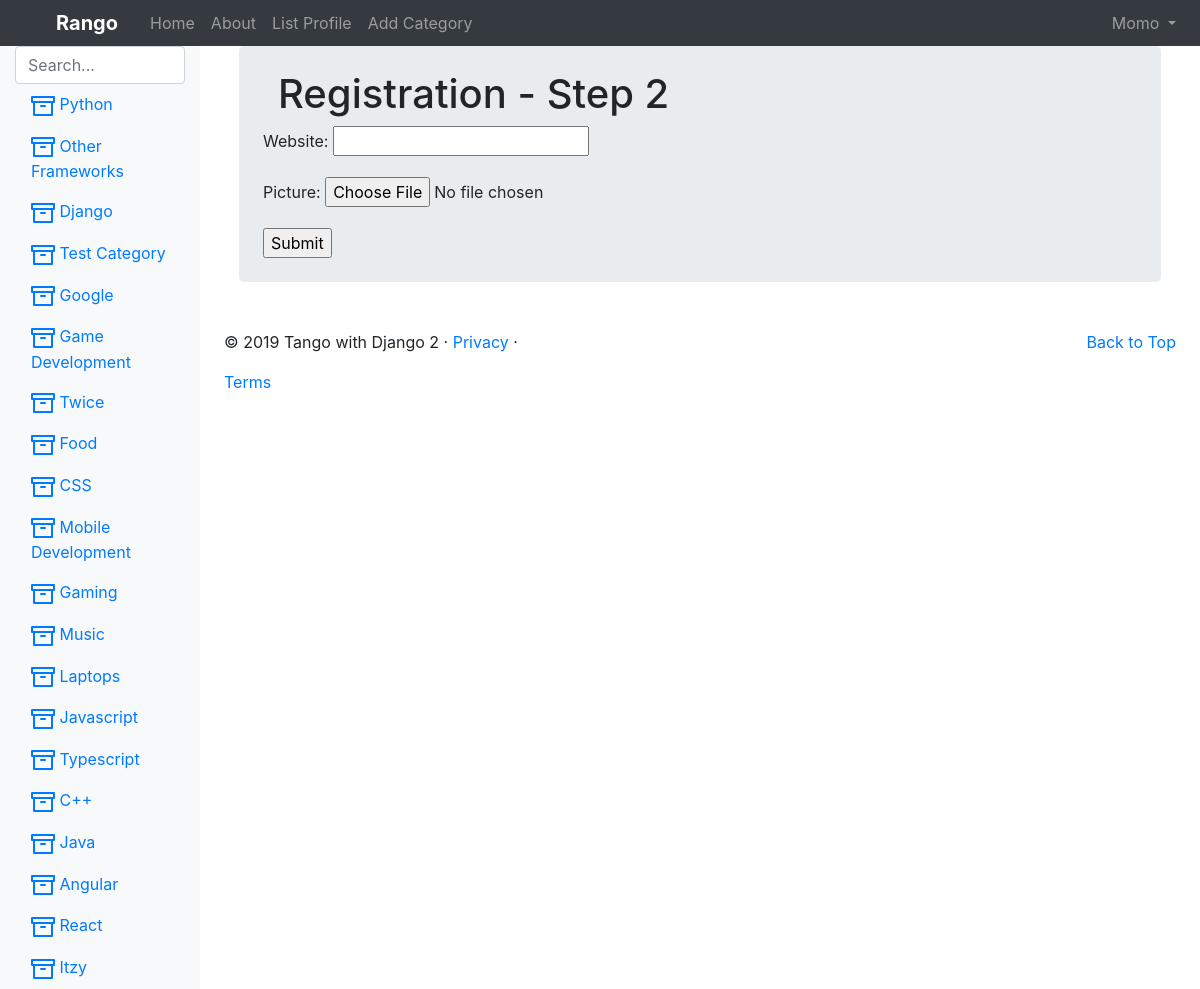
The app's page /rango/register_profile/ (signed in) with its own data.
### rango_app/models.py (models this page shows, shortened)
class Category(models.Model):
    name = models.CharField(max_length = 128, unique=True)
    views = models.IntegerField(default=0)
    likes = models.IntegerField(default=0)
    slug = models.SlugField(unique=True)

### rango_app/views.py (the view, shortened to what this page needs)
# urls.py: url('register_profile/', RegisterProfile.as_view(), name="register_profile"),
class RegisterProfile(View):
    @method_decorator(login_required)
    def get(self, request):
        form = UserProfileForm()
        context_dict = { 'form': form }
        return render(request, 'rango/profile_registration.html', context_dict)

### rango_app/forms.py (shortened to what this page needs)
class UserProfileForm(forms.ModelForm):
    website = forms.URLField(required=False)
    picture = forms.ImageField(required=False)
    class Meta:
        model = UserProfile
        exclude = ('user',)

### rango_app/templatetags/rango_template_tags.py (called while the page is built)
@register.inclusion_tag('rango/category_list.html')
def get_category_list(category=None):
    return {
        "categories": Category.objects.all(),
        "act_cat": category
    }

### templates/rango/profile_registration.html (shortened to what this page needs)
{% extends 'rango/base.html' %}
{% load staticfiles %}
{% block content %}
    <div class="jumbotron p-4">
        <div class="container">
            <h1 class="jumbotron-heading">Registration - Step 2</h1>
            <div class="row">
                <form method="post" action="." enctype="multipart/form-data">
                    {{ form.as_p }}
                    <input type="submit" value="Submit">
                </form>
            </div>
        </div>
    </div>
{% endblock %}

### templates/rango/base.html (shortened to what this page needs)
<!DOCTYPE html>
{% load rango_template_tags %}
{% load static %}
<html lang="en">
<head>
    <link rel="stylesheet" href="{{ MEDIA_URL }}global.css">
    <link href="https://getbootstrap.com/docs/4.2/dist/css/bootstrap.min.css"
        rel="stylesheet"
>
    <link href="https://getbootstrap.com/docs/4.2/examples/dashboard/dashboard.css"
        rel="stylesheet">
</head>
<body>
    <header class="sticky-top">
        <nav class="navbar navbar-expand-md navbar-dark bg-dark p-0">
            <a class="navbar-brand p-2" href="{% url 'rango:index' %}">Rango</a>
            <div class="collapse navbar-collapse" id="navbarCollapse">
                <ul class="navbar-nav mr-auto">
                    <li class="nav-item">
                        <a class="nav-link" href="{% url 'rango:index' %}">Home</a>
                    </li>
                    <li class="nav-item ">
                        <a class="nav-link" href="{% url 'rango:about' %}">About</a>
                    </li>
                {% if user.is_authenticated %}
                    <li class="nav-item">
                        <a class="nav-link" href="{% url 'rango:list_profiles' %}">List Profile</a>
                    </li>
                    <li class="nav-item">
                        <a class="nav-link" href="{% url 'rango:add_category' %}">Add Category</a>
                    </li>
                {% endif %}
                </ul>
                <ul class="navbar-nav ml-auto mr-3">
                    {% if user.is_authenticated %}
                    <li class="nav-item dropdown">
                        <a class="nav-link dropdown-toggle" href="#"
                            id="navbarDropdown" role="button" data-toggle="dropdown"
                            aria-haspopup="true" aria-expanded="false">
                            {{ user.username }}
                        </a>
                    </li>
                    {% endif %}
                </ul>
            </div>
        </nav>
    </header>
    <div class="container-fluid">
        <div class="row">
            <nav class="col-md-2 d-none d-md-block bg-light sidebar">
                <div class="sidebar-sticky">
                    <div>
                        <input type="search" class="form-control ds-input"
                            id="suggestion" placeholder="Search...">
                        <div id="cats">
                            {% block sidebar %}
                                {% get_category_list category %}
                            {% endblock %}
                        </div>
                    </div>
                </div>
            </nav>
            <main role="main" class="col-md-9 ml-sm-auto col-lg-10 px-4">
                <div class="container mb-5">
                    {% block content %}
                    {% endblock %}
                </div>
                <footer>
                    <p class="float-right"><a href="#">Back to Top</a></p>
                    <p>&copy; 2019 Tango with Django 2 &middot;
                        <a href="#">Privacy</a> &middot;</p>
                        <a href="#">Terms</a>
                </footer>
            </main>
        </div>
    </div>
</body>
</html>

### templates/rango/category_list.html (shortened to what this page needs)
{% load staticfiles %}
{% load rango_template_tags %}
<ul class="nav flex-column">
    {% if categories %}
        {% for category in categories %}
            {% if category == act_cat %}
                <li class="nav-item">
                    <a class="nav-link active" href="{% url 'rango:show_category' category.slug %}">
                        <svg xmlns="http://www.w3.org/2000/svg"
                            width="24" height="24" viewBox="0 0 24 24"
                            fill="none" stroke="currentColor" stroke-width="2"
                            stroke-linecap="round" stroke-linejoin="round"
                            class="feather feather-archive">
                            <polyline points="21 8 21 21 3 21 3 8"></polyline>
                            <rect x="1" y="3" width="22" height="5"></rect>
                            <line x1="10" y1="12" x2="14" y2="12"></line>
                        </svg>
                        {{ category.name }}
                    </a>
                </li>
            {% else %}
                <li class="nav-item">
                    <a class="nav-link" href="{% url 'rango:show_category' category.slug %}">
                        {{ category.name }}
                    </a>
                </li>
            {% endif %}
        {% endfor %}
    {% else %}
        <li class="nav-item">There are no categories present.</li>
    {% endif %}
</ul>

### media/global.css (style rules this page uses)
.navbar { display: flex; flex-direction: row; width: 100%; background-color: #00f7ff; }
.navbar-brand { color: #000000; font-weight: bold; margin-left: 3rem; }

### records on screen
Category: name "Python"
Category: name "Other Frameworks"
Category: name "Django"
Category: name "Test Category"
Category: name "Google"
Category: name "Game Development"
Category: name "Twice"
Category: name "Food"
Category: name "CSS"
Category: name "Mobile Development"
Category: name "Gaming"
Category: name "Music"
Category: name "Laptops"
Category: name "Javascript"
Category: name "Typescript"
Category: name "C++"
Category: name "Java"
Category: name "Angular"
Category: name "React"
Category: name "Itzy"

### other values on screen
{{ user.username }} "Momo"
